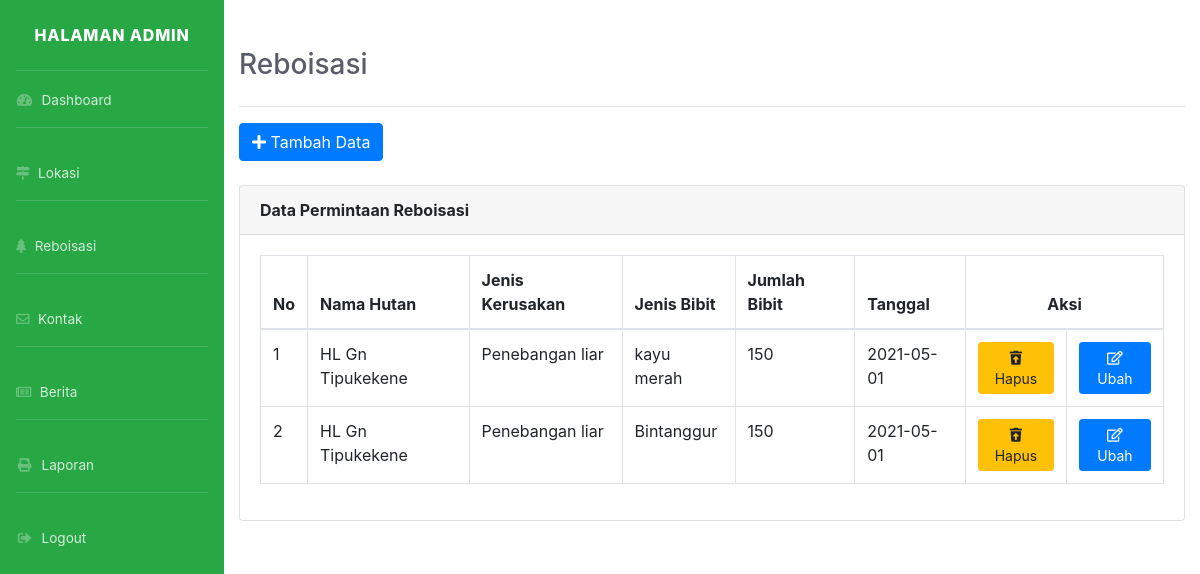
/my-admin/reboisasi.php, run on an earlier commit of the app's database.
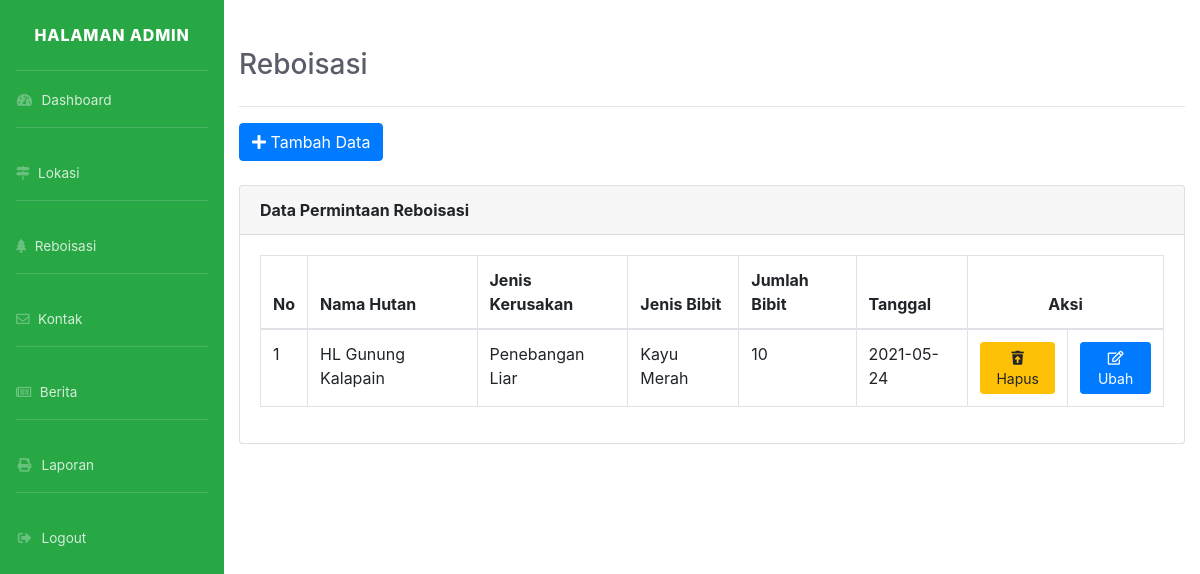
And on a later commit of the database.
### tables this page shows
CREATE TABLE `reboisasi` (
  `id` int(11) NOT NULL,
  `nama_hutan` varchar(100) NOT NULL,
  `jenis_bibit` varchar(100) NOT NULL,
  `jumlah_bibit` int(50) NOT NULL,
  `jenis_kerusakan` varchar(50) NOT NULL,
  `tanggal` date NOT NULL
);

### functions.php (called while the page is built, shortened)
<?php
$conn = mysqli_connect("localhost", "root", "", "farah_ta");
function getAllData($namaTabel, $id = null) {
	global $conn;
	$query =  "SELECT * FROM $namaTabel";
	$rows = [];
	$result = mysqli_query($conn, $query);
	while ( $row = mysqli_fetch_assoc($result) ) {
		$rows[] = $row;
	}
	return $rows;
}

### my-admin/reboisasi.php (the view, shortened to what this page needs)
<?php
require 'templates/header.php';
require '../functions.php';
$dataReboisasi = getAllData('reboisasi');
?>
<div class="container-fluid">
    <h1 class="h3 mb-4 text-gray-800 mt-5">Reboisasi</h1>
    <hr>
    <div class="row">
        <div class="col-md">
            <a href="form-reboisasi.php" class="btn btn-primary" id="tambahDataReboisasi"><i class="fas fa-plus"></i> Tambah Data</a>
        </div>
    </div>
    <div class="row mt-4">
        <div class="col-md">
            <div class="card">
              <div class="card-header">
                <strong>Data Permintaan Reboisasi</strong>
              </div>
            <div class="card-body">
                <div class="table-responsive">
                    <table class="table table-bordered table-hover">
                        <thead>
                            <tr>
                              <th scope="col">No</th>
                              <th scope="col">Nama Hutan</th>
                              <th scope="col">Jenis Kerusakan</th>
                              <th scope="col">Jenis Bibit</th>
                              <th scope="col">Jumlah Bibit</th>
                              <th scope="col">Tanggal</th>
                              <th colspan="2" class="text-center">Aksi</th>
                          </tr>
                      </thead>
                      <tbody>
                        <?php $no = 1; ?>
                        <?php foreach( $dataReboisasi as $dr ) :?>
                            <tr>
                                <td><?= $no++; ?></td>
                                <td><?= $dr['nama_hutan']; ?></td>
                                <td><?= $dr['jenis_kerusakan']; ?></td>
                                <td><?= $dr['jenis_bibit']; ?></td>
                                <td><?= $dr['jumlah_bibit']; ?></td>
                                <td><?= $dr['tanggal']; ?></td>
                                <td class="text-center">
                                    <a href="hapus.php?id=<?= $dr['id'] ?>&table=reboisasi" class="btn btn-warning btn-sm" onclick="return confirm('Hapus?')"><i class="fas fa-trash-restore"></i> Hapus</a>
                                </td>
                                <td class="text-center">
                                    <a href="form-reboisasi.php?edit=<?= $dr['id'] ?>" class="btn btn-primary btn-sm"><i class="far fa-edit"></i> Ubah</a>
                                </td>
                            </tr>
                        <?php endforeach; ?>
                    </tbody>
                </table>
            </div>
        </div>
    </div>
</div>
<?php require 'templates/footer.php'; ?>

### my-admin/templates/header.php (shortened to what this page needs)
<!DOCTYPE html>
<html lang="en">
<head>
<link href="assets/vendor/fontawesome-free/css/all.min.css" rel="stylesheet" type="text/css">
<link href="assets/vendor/css/sb-admin-2.min.css" rel="stylesheet">
<link rel="stylesheet" href="assets/bootstrap/css/bootstrap.min.css">
</head>
<body id="page-top">
  <div id="wrapper">
    <ul class="navbar-nav bg-success sidebar sidebar-dark accordion" id="accordionSidebar">
      <a class="sidebar-brand d-flex align-items-center justify-content-center" href="">
        <div class="sidebar-brand-text mx-3">Halaman Admin</div>
      </a>
      <hr class="sidebar-divider my-0">
      <li class="nav-item">
        <a class="nav-link" href="index.php">
          <i class="fas fa-fw fa-tachometer-alt"></i>
          <span>Dashboard</span>
        </a>
      </li>
      <hr class="sidebar-divider">
      <li class="nav-item">
      <li class="nav-item">
        <a class="nav-link" href="lokasi.php">
          <i class="fas fa-map-signs"></i>
          <span>Lokasi</span>
        </a>
      </li>
      <hr class="sidebar-divider d-none d-md-block">
      <li class="nav-item">
        <a class="nav-link" href="reboisasi.php">
         <i class="fas fa-tree"></i>
          <span>Reboisasi</span>
        </a>
      </li>
      <hr class="sidebar-divider d-none d-md-block">
      <li class="nav-item">
        <a class="nav-link" href="kontak.php">
          <i class="far fa-envelope"></i>
          <span>Kontak</span>
        </a>
      </li>
      <hr class="sidebar-divider d-none d-md-block">
      <li class="nav-item">
        <a class="nav-link" href="berita.php">
          <i class="far fa-newspaper"></i>
          <span>Berita</span>
        </a>
      </li>
      <hr class="sidebar-divider d-none d-md-block">
      <li class="nav-item">
        <a class="nav-link" href="laporan.php">
          <i class="fas fa-fw fa-print"></i>
          <span>Laporan</span>
        </a>
      </li>
      <hr class="sidebar-divider d-none d-md-block">
      <li class="nav-item">
        <a class="nav-link" href="logout.php">
          <i class="fas fa-fw fa-sign-out-alt"></i>
          <span>Logout</span>
        </a>
      </li>
    </ul>

### my-admin/templates/footer.php (shortened to what this page needs)
</div>
</div>
</body>
</html>

What changed in the data, as far as the page shows it:
removed reboisasi: nama_hutan "HL Gn Tipukekene", jenis_kerusakan "Penebangan liar", jenis_bibit "kayu merah", jumlah_bibit "150", tanggal "2021-05-01"
removed reboisasi: nama_hutan "HL Gn Tipukekene", jenis_kerusakan "Penebangan liar", jenis_bibit "Bintanggur", jumlah_bibit "150", tanggal "2021-05-01"
added reboisasi: nama_hutan "HL Gunung Kalapain", jenis_kerusakan "Penebangan Liar", jenis_bibit "Kayu Merah", jumlah_bibit "10", tanggal "2021-05-24"
